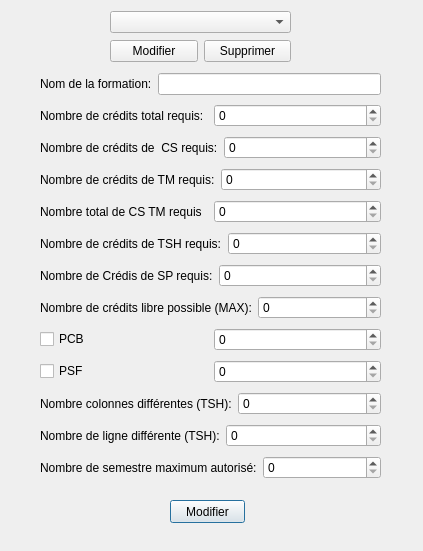
<?xml version="1.0" encoding="UTF-8"?>
<ui version="4.0">
 <class>UpdateDeleteFormation</class>
 <widget class="QDialog" name="UpdateDeleteFormation">
  <property name="geometry">
   <rect>
    <x>0</x>
    <y>0</y>
    <width>423</width>
    <height>551</height>
   </rect>
  </property>
  <property name="windowTitle">
   <string>Dialog</string>
  </property>
  <widget class="QWidget" name="layoutWidget">
   <property name="geometry">
    <rect>
     <x>40</x>
     <y>70</y>
     <width>341</width>
     <height>421</height>
    </rect>
   </property>
   <layout class="QVBoxLayout" name="verticalLayout_2">
    <item>
     <layout class="QHBoxLayout" name="horizontalLayout_2">
      <item>
       <widget class="QLabel" name="nomFormlabel">
        <property name="text">
         <string>Nom de la formation:</string>
        </property>
       </widget>
      </item>
      <item>
       <widget class="QLineEdit" name="nomFormationLineEdit"/>
      </item>
     </layout>
    </item>
    <item>
     <layout class="QHBoxLayout" name="horizontalLayout_3">
      <item>
       <widget class="QLabel" name="nbCreditTotalLabel">
        <property name="text">
         <string>Nombre de crédits total requis:</string>
        </property>
       </widget>
      </item>
      <item>
       <widget class="QSpinBox" name="CreditSspinBox">
        <property name="maximum">
         <number>300</number>
        </property>
        <property name="value">
         <number>0</number>
        </property>
       </widget>
      </item>
     </layout>
    </item>
    <item>
     <layout class="QHBoxLayout" name="horizontalLayout_4">
      <item>
       <widget class="QLabel" name="nbCSlabel">
        <property name="text">
         <string>Nombre de crédits de  CS requis:</string>
        </property>
       </widget>
      </item>
      <item>
       <widget class="QSpinBox" name="CSspinBox"/>
      </item>
     </layout>
    </item>
    <item>
     <layout class="QHBoxLayout" name="horizontalLayout_5">
      <item>
       <widget class="QLabel" name="nbTMLabel">
        <property name="text">
         <string>Nombre de crédits de TM requis:</string>
        </property>
       </widget>
      </item>
      <item>
       <widget class="QSpinBox" name="TMspinBox"/>
      </item>
     </layout>
    </item>
    <item>
     <layout class="QHBoxLayout" name="horizontalLayout_13">
      <item>
       <widget class="QLabel" name="label">
        <property name="text">
         <string>Nombre total de CS TM requis</string>
        </property>
       </widget>
      </item>
      <item>
       <widget class="QSpinBox" name="CSTMTotalSpinBox"/>
      </item>
     </layout>
    </item>
    <item>
     <layout class="QHBoxLayout" name="horizontalLayout_6">
      <item>
       <widget class="QLabel" name="nbTSHlebel">
        <property name="text">
         <string>Nombre de crédits de TSH requis:</string>
        </property>
       </widget>
      </item>
      <item>
       <widget class="QSpinBox" name="TSHspinBox"/>
      </item>
     </layout>
    </item>
    <item>
     <layout class="QHBoxLayout" name="horizontalLayout_7">
      <item>
       <widget class="QLabel" name="nbSPlabel">
        <property name="text">
         <string>Nombre de Crédis de SP requis:</string>
        </property>
       </widget>
      </item>
      <item>
       <widget class="QSpinBox" name="SPspinBox">
        <property name="maximum">
         <number>150</number>
        </property>
       </widget>
      </item>
     </layout>
    </item>
    <item>
     <layout class="QHBoxLayout" name="horizontalLayout_8">
      <item>
       <widget class="QLabel" name="nbCrditsMaxLevel">
        <property name="text">
         <string>Nombre de crédits libre possible (MAX):</string>
        </property>
       </widget>
      </item>
      <item>
       <widget class="QSpinBox" name="creditsLibrEspinBox">
        <property name="maximum">
         <number>30</number>
        </property>
       </widget>
      </item>
     </layout>
    </item>
    <item>
     <layout class="QHBoxLayout" name="horizontalLayout_9">
      <item>
       <widget class="QCheckBox" name="PCBcheckBox">
        <property name="text">
         <string>PCB</string>
        </property>
       </widget>
      </item>
      <item>
       <widget class="QSpinBox" name="PCBspinBox">
        <property name="maximum">
         <number>150</number>
        </property>
       </widget>
      </item>
     </layout>
    </item>
    <item>
     <layout class="QHBoxLayout" name="horizontalLayout_10">
      <item>
       <widget class="QCheckBox" name="PSFcheckBox">
        <property name="text">
         <string>PSF</string>
        </property>
       </widget>
      </item>
      <item>
       <widget class="QSpinBox" name="PSFspinBox">
        <property name="maximum">
         <number>150</number>
        </property>
       </widget>
      </item>
     </layout>
    </item>
    <item>
     <layout class="QHBoxLayout" name="horizontalLayout_11">
      <item>
       <widget class="QLabel" name="nbColTSHLabel">
        <property name="text">
         <string>Nombre colonnes différentes (TSH):</string>
        </property>
       </widget>
      </item>
      <item>
       <widget class="QSpinBox" name="nbColTSHspinBox">
        <property name="maximum">
         <number>3</number>
        </property>
       </widget>
      </item>
     </layout>
    </item>
    <item>
     <layout class="QHBoxLayout" name="horizontalLayout_12">
      <item>
       <widget class="QLabel" name="nbLLigneTSHLabel">
        <property name="text">
         <string>Nombre de ligne différente (TSH):</string>
        </property>
       </widget>
      </item>
      <item>
       <widget class="QSpinBox" name="nbLigneTSHspinBox">
        <property name="maximum">
         <number>3</number>
        </property>
       </widget>
      </item>
     </layout>
    </item>
    <item>
     <layout class="QHBoxLayout" name="horizontalLayout_14">
      <item>
       <widget class="QLabel" name="nbSemestreMaxPossibleLabel">
        <property name="text">
         <string>Nombre de semestre maximum autorisé:</string>
        </property>
       </widget>
      </item>
      <item>
       <widget class="QSpinBox" name="nbSemesMaXspinBox">
        <property name="maximum">
         <number>15</number>
        </property>
       </widget>
      </item>
     </layout>
    </item>
   </layout>
  </widget>
  <widget class="QPushButton" name="trueUpdate">
   <property name="geometry">
    <rect>
     <x>170</x>
     <y>500</y>
     <width>75</width>
     <height>23</height>
    </rect>
   </property>
   <property name="text">
    <string>Modifier</string>
   </property>
  </widget>
  <widget class="QLabel" name="msgAfterFormationDeletion">
   <property name="geometry">
    <rect>
     <x>20</x>
     <y>530</y>
     <width>46</width>
     <height>13</height>
    </rect>
   </property>
   <property name="text">
    <string/>
   </property>
  </widget>
  <widget class="QWidget" name="layoutWidget">
   <property name="geometry">
    <rect>
     <x>110</x>
     <y>10</y>
     <width>181</width>
     <height>53</height>
    </rect>
   </property>
   <layout class="QVBoxLayout" name="verticalLayout">
    <item>
     <widget class="QComboBox" name="FormationcomboBox"/>
    </item>
    <item>
     <layout class="QHBoxLayout" name="horizontalLayout">
      <item>
       <widget class="QPushButton" name="upDateFormation">
        <property name="text">
         <string>Modifier</string>
        </property>
       </widget>
      </item>
      <item>
       <widget class="QPushButton" name="deleteFormation">
        <property name="text">
         <string>Supprimer</string>
        </property>
       </widget>
      </item>
     </layout>
    </item>
   </layout>
  </widget>
 </widget>
 <resources/>
 <connections/>
</ui>
